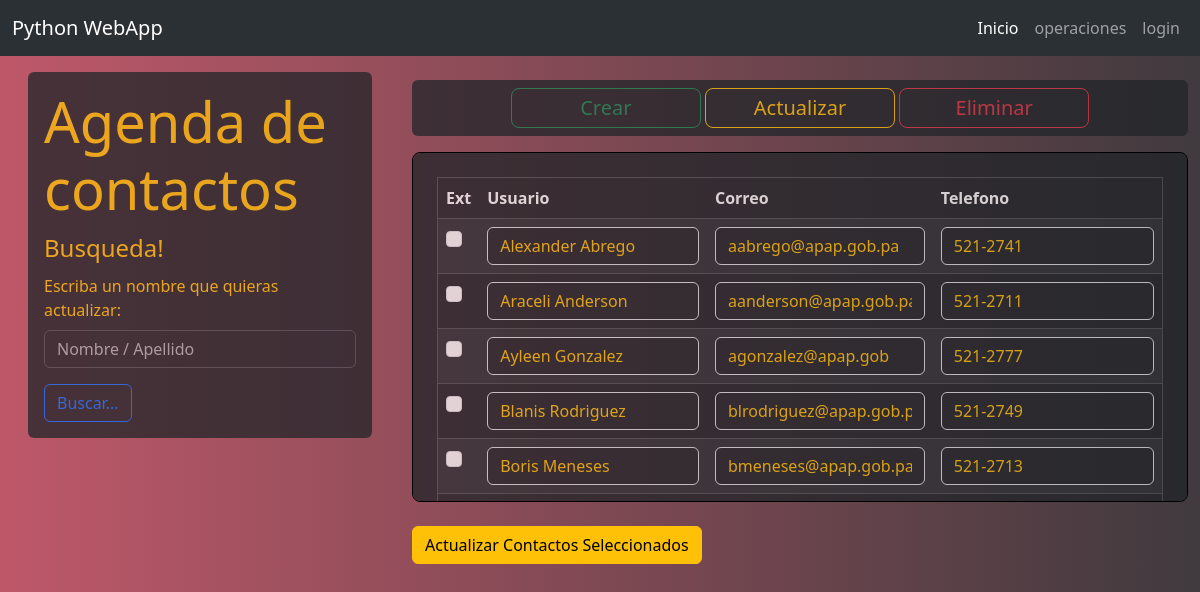
/update, run on an earlier commit of the app's database.
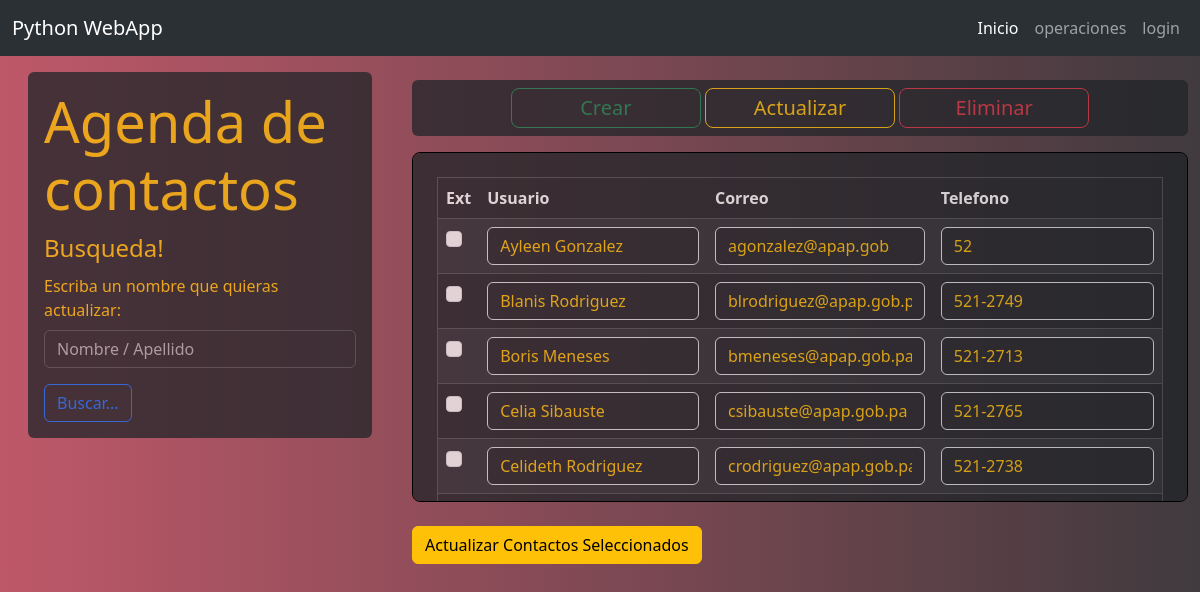
And on a later commit of the database.
### tables this page shows
CREATE TABLE contacts(
            ext integer primary key, 
            user text not null,
            mail text not null,
            phone text);

### app.py (the view, shortened to what this page needs)
@app.route('/update', methods=['GET', 'POST'])
def update():
    query = request.args.get('query', '')
    frontquery = db.search_data(query) if query else db.query()
    return render_template('crud/update.html', frontquery=frontquery)

### db.py (called while the page is built)
def get_conn():
    return sqlite3.connect(db)

def query():
    with get_conn() as con:
        cur = con.cursor()
        cur.execute("Select * from contacts order by user asc")
        total = cur.fetchall()
    return total

### templates/crud/update.html (shortened to what this page needs)
{%extends "layout.html"%}
{%block content%}
  <div class="row">
    <div class="col-md-4">
<div class="bg-dark text-light py-3 px-3 box rounded-2 m-3 opacity-75" data-bs-theme="dark">
    <h1 class="display-4 text-warning">Agenda de contactos</h1>
    <form class="d-flex" role="search" method="GET" action="{{url_for('update')}}">
        <fieldset>
          <legend class="text-warning">Busqueda!</legend>
          <div class="mb-3">
            <label for="TextInput" class="form-label text-warning">Escriba un nombre que quieras actualizar:</label>
            <input type="search" name="query" id="TextInput" class="form-control me-2" placeholder="Nombre / Apellido">
          </div>
          <button type="submit" class="btn btn-outline-primary">Buscar...</button>
        </fieldset>
      </form>
  </div>
</div>
<div class="col-md-8">
  <div class="bg-dark py-2 px-2 btn-group-lg mt-4 box rounded-2 opacity-75" data-bs-theme="dark" role="group" style="text-align:center" aria-label="Basic mixed styles example">
    <a type="button" class="btn btn-outline-success py-1 px-1 col-3" href="{{url_for('insert')}}">Crear</a>
    <a type="button" class="btn btn-outline-warning py-1 px-1 col-3" href="{{url_for('update')}}">Actualizar</a>
    <a type="button" class="btn btn-outline-danger py-1 px-1 col-3" href="{{url_for('delete')}}">Eliminar</a>
  </div>
<div class="scrollable-table">
  <div class="bg-dark py-4 px-4 text-bg-dark rounded-2 opacity-75">
    <form method="POST" action="{{ url_for('update') }}">
      <table border="1" class="table table-striped table-dark table-hover">
          <thead>
              <tr>
                  <th>Ext</th>
                  <th>Usuario</th>
                  <th>Correo</th>
                  <th>Telefono</th>
              </tr>
          </thead>
          <tbody style="text-align:left">
              {% for row in frontquery %}
                  <tr>
                    <td><input class="form-check-input" type="checkbox" name="ext" value="{{ row[0] }}"></td>
                      <td scope="row"><input class="form-control bg-dark text-warning" type="text" name="user_{{ row[0] }}" value="{{ row[1] }}"></td>
                      <td scope="row"><input class="form-control bg-dark text-warning" type="email" name="mail_{{ row[0] }}" value="{{ row[2] }}"></td>
                      <td scope="row"><input class="form-control bg-dark text-warning" type="phone" name="phone_{{ row[0] }}" value="{{ row[3] }}"></td>
                  </tr>
              {% endfor %}
          </tbody>
      </table>
   </div>
  </div>
  <br>
  <button type="submit" class="btn btn-warning">Actualizar Contactos Seleccionados</button>
 </div>
</div>
{%endblock%}

What changed in the data, as far as the page shows it:
removed contacts: user "Alexander Abrego", mail "aabrego@apap.gob.pa", phone "521-2741"
removed contacts: user "Araceli Anderson", mail "aanderson@apap.gob.pa", phone "521-2711"
changed contacts "Ayleen Gonzalez": phone "521-2777" → "52"
now on this page (row unchanged): contacts: user "Celia Sibauste", mail "csibauste@apap.gob.pa", phone "521-2765"
now on this page (row unchanged): contacts: user "Celideth Rodriguez", mail "crodriguez@apap.gob.pa", phone "521-2738"
